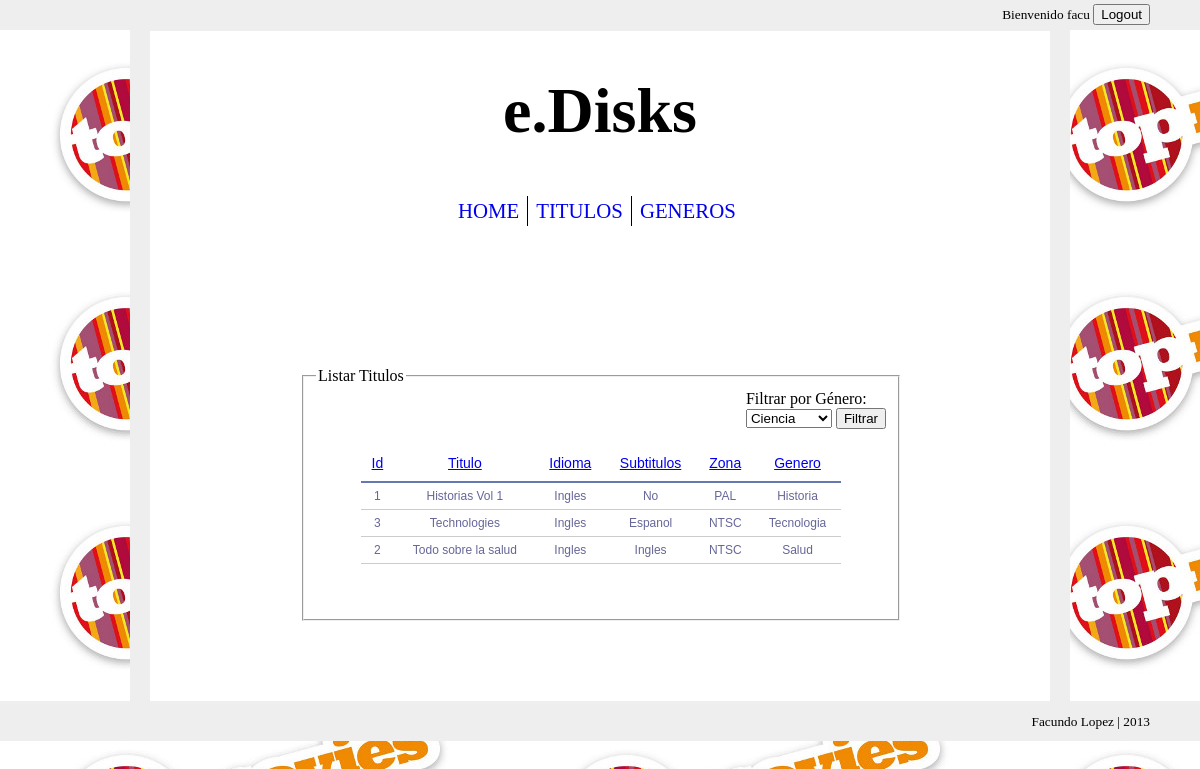
Page /titulos/listar.php?orden=titulo (signed in) on the committed database.
### tables this page shows
CREATE TABLE IF NOT EXISTS `titulos` (
  `id` bigint(20) NOT NULL AUTO_INCREMENT,
  `titulo` varchar(32) NOT NULL,
  `idioma` varchar(32) NOT NULL,
  `subtitulos` varchar(32) NOT NULL,
  `zona` varchar(32) NOT NULL,
  `genero_id` bigint(20) NOT NULL,
  PRIMARY KEY (`id`)
);

CREATE TABLE IF NOT EXISTS `generos` (
  `id` bigint(20) NOT NULL AUTO_INCREMENT,
  `genero` varchar(32) NOT NULL,
  PRIMARY KEY (`id`)
);

### config.inc.php (called while the page is built, shortened)
<?php
$mysql_host = "localhost";
$mysql_database = "edisks";
$mysql_user = "root";
$mysql_password = "";
?>

### consultas.php (called while the page is built, shortened)
<?php
require_once 'config.inc.php';
function listarTitulosOrdenados($columna){
	$query = "select t.id, titulo, idioma, subtitulos, zona, genero_id, genero ".
			"from titulos t join generos g on t.genero_id = g.id order by $columna asc;";
	$result = mysql_query($query);
	return $result;
}
function listarGeneros(){
	$query = "select * from generos order by genero asc;";
	$result = mysql_query($query);
	return $result;
}
?>

### titulos/listar.php (the view, shortened to what this page needs)
<?php
	include '../config.inc.php';
	require_once ABSPATH.'/consultas.php';
?>
<!doctype>
<html>
	<head>
		<link rel="stylesheet" type="text/css" href="<?php echo URLADDR; ?>/style.css" />
	</head>
	<body>
		<div id="wraper">
			<?php
				require_once ABSPATH.'/login.inc.php';
			?>
			<div id="page">
				<div id="header">
					<?php
						require_once ABSPATH.'/header.inc.php';
					?>
				</div>
				<div id="content">
					<div id="contenedor-tabla">
						<fieldset>
							<legend>Listar Titulos</legend>
							<div id="filtro">
								Filtrar por Género:
								<form action="<?php echo URLADDR; ?>/titulos/listar.php" method="get">
									<select id="genero" name="genero">
									<?php
									$generos = listarGeneros();
									while($genero = mysql_fetch_assoc($generos)){
										echo '<option>'.$genero['genero'].'</option>';
									}
									?>
									</select>
									<input type="submit" value="Filtrar"/>
								</form>
							</div>
							<table id="tabla">
								<tr>
									<?php
									$generoUrl = "";
									?>
									<th><a href="<?php echo URLADDR; ?>/titulos/listar.php?orden=id<?php echo $generoUrl; ?>">Id</a></th>
									<th><a href="<?php echo URLADDR; ?>/titulos/listar.php?orden=titulo<?php echo $generoUrl; ?>">Titulo</a></th>
									<th><a href="<?php echo URLADDR; ?>/titulos/listar.php?orden=idioma<?php echo $generoUrl; ?>">Idioma</a></th>
									<th><a href="<?php echo URLADDR; ?>/titulos/listar.php?orden=subtitulos<?php echo $generoUrl; ?>">Subtitulos</a></th>
									<th><a href="<?php echo URLADDR; ?>/titulos/listar.php?orden=zona<?php echo $generoUrl; ?>">Zona</a></th>
									<th><a href="<?php echo URLADDR; ?>/titulos/listar.php?orden=genero<?php echo $generoUrl; ?>">Genero</a></th>
								</tr>
								<?php
									if (isset($_GET['orden']) && isset($_GET['genero'])){
										$titulos = listarTitulosOrdenadosPorGenero($_GET['orden'], $_GET['genero']);
									} else if (isset($_GET['orden']) && !isset($_GET['genero'])){
										$titulos = listarTitulosOrdenados($_GET['orden']);
									}  else if (!isset($_GET['orden']) && isset($_GET['genero'])){
										$titulos = listarTitulosPorGenero($_GET['genero']);
									}  else {
										$titulos = listarTitulos();
									}
									while ($titulo = mysql_fetch_assoc($titulos)) {
										echo "<tr>";
										echo "<td>".$titulo['id']."</td>";
										echo "<td>".$titulo['titulo']."</td>";
										echo "<td>".$titulo['idioma']."</td>";
										echo "<td>".$titulo['subtitulos']."</td>";
										echo "<td>".$titulo['zona']."</td>";
										echo "<td>".$titulo['genero']."</td>";
										echo "</tr>";
									}
								?>
							</table>
						</fieldset>
					</div>
				</div>
			</div>
			<div id="footer">
				<?php
					require_once ABSPATH.'/footer.inc.php';
				?>
			</div>
		</div>
	</body>
</html>

### style.css (style rules this page uses)
html, body { margin: 0; padding: 0; height: 100%; background-image: url('imagenes/background-small.jpg'); background-color: grey; background-repeat: repeat; }
#page { width: 900px; margin: 0 auto; background-color: white; border-top: 1px #eeeeee solid; border-left: 20px #eeeeee solid; border-right: 20px #eeeeee solid; }
#content { padding-bottom: 80px; }
#contenedor-tabla { padding-top: 120px; margin: 0 auto; width: 600px; }
#filtro { float: right; }
#tabla { font-family: "Lucida Sans Unicode", "Lucida Grande", Sans-Serif; font-size: 12px; background: #fff; margin: 45px; width: 480px; border-collapse: collapse; text-align: center; }
#tabla th { font-size: 14px; font-weight: normal; color: #039; padding: 10px 8px; border-bottom: 2px solid #6678b1; }
#tabla td { border-bottom: 1px solid #ccc; color: #669; padding: 6px 8px; }
#footer { height: 40px; background-color: #eeeeee; width: 100%; }

### rows in the picture
titulos: id "1", titulo "Historias Vol 1", idioma "Ingles", subtitulos "No", zona "PAL", genero.genero "Historia"
titulos: id "3", titulo "Technologies", idioma "Ingles", subtitulos "Espanol", zona "NTSC", genero.genero "Tecnologia"
titulos: id "2", titulo "Todo sobre la salud", idioma "Ingles", subtitulos "Ingles", zona "NTSC", genero.genero "Salud"

### other values in the picture
$_SESSION["usuario"] "facu"
form field genero "Ciencia"
